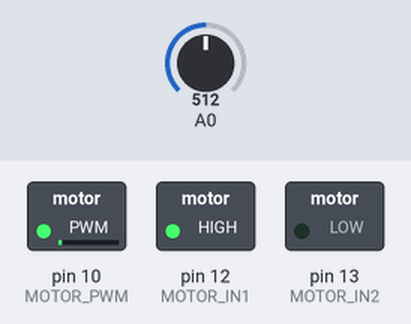
This sketch was run on a simulated Arduino Uno, built with avr-gcc and run on an emulated ATmega328P. On the bench: switched loads named in the sketch (green lamp = pin HIGH). The inputs (shaded band) are chosen by the test bench; at power-on: A0 = 512.

Above: at 0.8 s.
0.9 s: A0 set to 0
Timing chart, 0 to 3.9 s (numbered marks = the images above; inputs shaded):
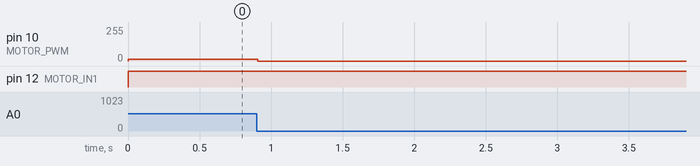

The sketch:

Test_Claude.ino
```cpp
#include <avr/io.h>
#include <util/delay.h>

/* =========================================================
   CONFIGURATION DES PINS - ATMEGA328P
   =========================================================
   Microcontrôleur : ATMEGA328P (Arduino compatible)
   Pont en H : BD62130

   Pins connectées :
   - PB2 (Arduino D10)  : PWM EN (Vitesse moteur) - OC1B
   - PB4 (Arduino D12)  : BD62130 IN1 (Direction)
   - PB5 (Arduino D13)  : BD62130 IN2 (Direction)
   - A0                 : Potentiomètre d'entrée (POT)

   Configuration PWM :
   - Fréquence : 4 kHz (période 250μs)
   - Rapport cyclique variable : 0-178μs on / 250μs total
   ========================================================= */
#define MOTOR_PWM   PB2   // OC1B - Sortie PWM vitesse (EN) - Alternative à PB1
#define MOTOR_IN1   PB4   // BD62130 IN1 - Contrôle direction
#define MOTOR_IN2   PB5   // BD62130 IN2 - Contrôle direction
#define POT_ADC     0     // Potentiomètre sur A0 (ADC0)

// Configuration Timer1 pour 250μs (4 kHz)
#define PWM_PERIOD  500   // ICR1 = 500, avec prescaler /8 : (500*8)/16MHz = 250μs
#define PWM_MAX     178   // Rapport cyclique max : 178μs / 250μs = 71.2%

/* =========================================================
   ADC - Lecture du potentiomètre (0-1023)
   ========================================================= */
void ADC_init() {
    // ADMUX : Référence interne AVCC, alignement droit, canal A0
    ADMUX = (1 << REFS0);

    // ADCSRA : ADC activé, prescaler /64 pour une fréquence ADC d'environ 125 kHz
    ADCSRA = (1 << ADEN) | (1 << ADPS2) | (1 << ADPS1);
}

uint16_t ADC_read(uint8_t channel) {
    // Sélection du canal ADC (A0 à A7)
    ADMUX = (ADMUX & 0xF0) | (channel & 0x0F);

    // Démarrer la conversion
    ADCSRA |= (1 << ADSC);

    // Attendre la fin de la conversion (le bit ADSC repasse à 0)
    while (ADCSRA & (1 << ADSC));

    // Retourner le résultat (10 bits : 0-1023)
    return ADC;
}

/* =========================================================
   TIMER1 - PWM pour contrôle vitesse BD62130
   Mode : Fast PWM avec TOP sur ICR1
   Fréquence PWM : 4 kHz (250μs)
   Prescaler : /8
   ========================================================= */
void PWM_init() {
    // Configuration des ports en sortie
    DDRB |= (1 << MOTOR_PWM) | (1 << MOTOR_IN1) | (1 << MOTOR_IN2);

    // Direction initiale : marche avant (IN1 = HIGH, IN2 = LOW)
    PORTB |=  (1 << MOTOR_IN1);      // IN1 = 1
    PORTB &= ~(1 << MOTOR_IN2);      // IN2 = 0

    // Configuration Timer1 - Mode Fast PWM avec TOP sur ICR1 (mode 14)
    // TCCR1A - PWM non-inversé sur OC1B (PB2)
    TCCR1A = (1 << COM1B1) | (1 << WGM11);

    // TCCR1B - Mode 14 (Fast PWM), Prescaler /8
    TCCR1B = (1 << WGM13) | (1 << WGM12) | (1 << CS11);

    // ICR1 : TOP = 500 pour période de 250μs
    // Calcul : (500 * 8) / 16MHz = 250μs
    ICR1 = PWM_PERIOD;

    // OCR1B : Rapport cyclique (0-178μs sur 250μs)
    OCR1B = 0;  // Initialisé à 0 (moteur arrêté)
}

/* =========================================================
   Contrôle de vitesse du moteur (0-178)
   Paramètre : vitesse (0 = arrêt, 178 = max sur 250μs)
   Conversion automatique du potentiomètre ADC (0-1023 -> 0-178)
   ========================================================= */
void set_motor_speed(uint16_t speed) {
    // Limitation à PWM_MAX (178)
    if (speed > PWM_MAX) {
        speed = PWM_MAX;
    }
    OCR1B = speed;
}

/* =========================================================
   Contrôle directionnel du moteur BD62130
   direction = 0 : Rotation avant (IN1=1, IN2=0)
   direction = 1 : Rotation arrière (IN1=0, IN2=1)
   ========================================================= */
void set_motor_direction(uint8_t direction) {
    if (direction == 0) {
        // Avant
        PORTB |=  (1 << MOTOR_IN1);    // IN1 = 1
        PORTB &= ~(1 << MOTOR_IN2);    // IN2 = 0
    } else {
        // Arrière
        PORTB &= ~(1 << MOTOR_IN1);    // IN1 = 0
        PORTB |=  (1 << MOTOR_IN2);    // IN2 = 1
    }
}

/* =========================================================
   PROGRAMME PRINCIPAL
   Lecture d'un potentiomètre pour contrôler la vitesse
   ========================================================= */
int main(void) {
    // Initialisation
    ADC_init();
    PWM_init();

    // Direction moteur fixée à l'avant
    set_motor_direction(0);

    // Boucle infinie
    while (1) {
        // Lire la valeur du potentiomètre (0-1023)
        uint16_t pot_value = ADC_read(POT_ADC);

        // Convertir 10 bits (0-1023) vers 0-178μs (rapport cyclique max)
        // Formule : (pot_value * 178) / 1023
        uint16_t pwm_value = (pot_value * PWM_MAX) / 1023;

        // Appliquer la vitesse au moteur
        set_motor_speed(pwm_value);

        // Délai pour la stabilité (~10 ms entre les lectures)
        _delay_ms(10);
    }

    return 0;
}
```

Measured:
- after the input at 0.9 s, pin 10 (MOTOR_PWM): 13/255 → 0/255 at once
